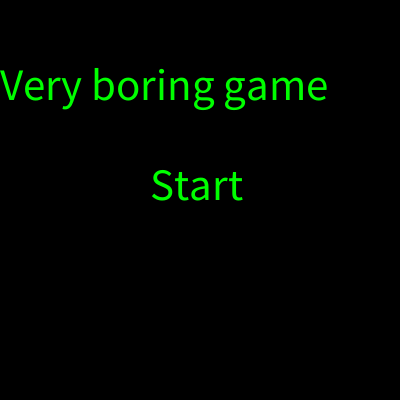
Frame 1 (no input)
Frame 60 (the mouse pressed at the canvas centre just before this capture): identical to frame 1, image omitted
Frame 120 (the mouse held since frame 60 and released just before this capture): identical to frame 1, image omitted

The Processing sketch that drew this single still picture (run headless with seeded random() and noise(); from frame 60 on, the mouse is pressed at the canvas centre):

// Processing sketch: breakout_final
// ── breakout_final.pde
//im useing this matrix to see if any of the bricks have been hit 
boolean[][] sqs={{true,true,true,true,true,true,true,true,true,true},
{true,true,true,true,true,true,true,true,true,true},
{true,true,true,true,true,true,true,true,true,true},
{true,true,true,true,true,true,true,true,true,true},
{true,true,true,true,true,true,true,true,true,true},
{true,true,true,true,true,true,true,true,true,true},
{true,true,true,true,true,true,true,true,true,true},
{true,true,true,true,true,true,true,true,true,true},
{true,true,true,true,true,true,true,true,true,true},
{true,true,true,true,true,true,true,true,true,true}};
//this is all the varibles i use
int w=0;
int g =0;
float ypos=250;
float xpos=200;
float cwid=15;
float speedx=2;
float speedy=1;
float chight=15;
int score=0;
boolean start=false;
void setup(){
  //im useing smooth and nostroke just so it looks a bit nicer 
 size (400,400);
  smooth();
mouseX=155;
  noStroke();

}

void draw(){
  //these if statments will make it so the bricks are only drawn if they have not been hit
   background(0);
   if(start==false){
   fill(0, 255, 0);
   textSize(45);
   text("Very boring game",0,100);
   text("Start",150,200);
   }
   if(start==true){
    
   if(sqs[0][0]==true){
  rect(0,0,40,20);
}  if(sqs[0][1]==true){
  rect(40,0,40,20);
  }
  if(sqs[0][2]==true){
    rect(80,0,40,20);
  }
   if(sqs[0][3]==true){
    rect(120,0,40,20);
  }
   if(sqs[0][4]==true){
    rect(160,0,40,20);
  }
   if(sqs[0][5]==true){
    rect(200,0,40,20);
  }
   if(sqs[0][6]==true){
    rect(240,0,40,20);
  }
   if(sqs[0][7]==true){
    rect(280,0,40,20);
  }
   if(sqs[0][8]==true){
    rect(320,0,40,20);
  }
  if(sqs[0][9]==true){
    rect(360,0,40,20);
  }
    if(sqs[1][0]==true){
  rect(0,0,40,40);
}  if(sqs[1][1]==true){
  rect(40,0,40,40);
  }
  if(sqs[1][2]==true){
    rect(80,0,40,40);
  }
   if(sqs[1][3]==true){
    rect(120,0,40,40);
  }
   if(sqs[1][4]==true){
    rect(160,0,40,40);
  }
   if(sqs[1][5]==true){
    rect(200,0,40,40);
  }
   if(sqs[1][6]==true){
    rect(240,0,40,40);
  }
   if(sqs[1][7]==true){
    rect(280,0,40,40);
  }
   if(sqs[1][8]==true){
    rect(320,0,40,40);
  }
  if(sqs[1][9]==true){
    rect(360,0,40,40);
  }
 
  //this is where i start drawing in the shapes and i added a way to lose and made a restart 
    
 rect(mouseX, 350,100, 15,20);
 textSize(20);
 text(score,0,400);
  ellipse(xpos, ypos, cwid, chight);
   xpos += speedx;
  ypos += speedy;
  if(ypos>400){
    background(0);
    fill(255,255,255);
    textSize(45);
    text("You lost",10,50);
    text("Restart? Press Up",0,200);
     text("^ our click here",0,300);
  }
  /*this is how im doing all the colishion if the ball hits anywhere inbetween to points it will bounce off and set
  set the matrix location to false so that area no longer has colishion*/
  if (xpos < 0 || xpos > width) {
    speedx *= -1;
  }

  if (ypos < 0 ) {
    speedy *= -1;
  }
 
  if(xpos>mouseX&&xpos<mouseX+100&&ypos>=350&&ypos<360){
    speedy*=-1;
  }
   if(xpos>0&&xpos<39&&ypos<27&&sqs[0][0]==true){
   score=score+100;
    speedy*=-1;
    sqs[0][0]=false;
  }
   if(xpos>40&&xpos<79&&ypos<27&&sqs[0][1]==true){
    speedy*=-1;
    sqs[0][1]=false;
    score=score+100;
  }
  if(xpos>80&&xpos<119&&ypos<27&&sqs[0][2]==true){
    speedy*=-1;
    br(0,2);
    score=score+100;
  }
  if(xpos>120&&xpos<159&&ypos<27&&sqs[0][3]==true){
    speedy*=-1;
    br(0,3);
    score=score+100;
  }
  if(xpos>160&&xpos<199&&ypos<27&&sqs[0][4]==true){
    speedy*=-1;
    br(0,4);
    score=score+100;
  }
  if(xpos>200&&xpos<239&&ypos<27&&sqs[0][5]==true){
    speedy*=-1;
    br(0,5);
    score=score+100;
  }
  if(xpos>240&&xpos<279&&ypos<27&&sqs[0][6]==true){
    speedy*=-1;
    br(0,6);
    score=score+100;
  }
  if(xpos>280&&xpos<319&&ypos<27&&sqs[0][7]==true){
    speedy*=-1;
    br(0,7);
    score=score+100;
  }
  if(xpos>320&&xpos<359&&ypos<27&&sqs[0][8]==true){
    speedy*=-1;
    br(0,8);
    score=score+100;
  }
  if(xpos>360&&xpos<400&&ypos<27&&sqs[0][9]==true){
    speedy*=-1;
    br(0,9);
    score=score+100;
  }
     if(xpos>0&&xpos<39&&ypos<47&&sqs[1][0]==true){
   score=score+100;
    speedy*=-1;
    sqs[1][0]=false;
  }
   if(xpos>40&&xpos<79&&ypos<47&&sqs[1][1]==true){
    speedy*=-1;
    sqs[1][1]=false;
    score=score+100;
  }
  if(xpos>80&&xpos<119&&ypos<47&&sqs[1][2]==true){
    speedy*=-1;
    br(1,2);
    score=score+100;
  }
  if(xpos>120&&xpos<159&&ypos<47&&sqs[1][3]==true){
    speedy*=-1;
    br(1,3);
    score=score+100;
  }
  if(xpos>160&&xpos<199&&ypos<47&&sqs[1][4]==true){
    speedy*=-1;
    br(1,4);
    score=score+100;
  }
  if(xpos>200&&xpos<239&&ypos<47&&sqs[1][5]==true){
    speedy*=-1;
    br(1,5);
    score=score+100;
  }
  if(xpos>240&&xpos<279&&ypos<47&&sqs[1][6]==true){
    speedy*=-1;
    br(1,6);
    score=score+100;
  }
  if(xpos>280&&xpos<319&&ypos<47&&sqs[1][7]==true){
    speedy*=-1;
    br(1,7);
    score=score+100;
  }
  if(xpos>320&&xpos<359&&ypos<47&&sqs[1][8]==true){
    speedy*=-1;
    br(1,8);
    score=score+100;
  }
  if(xpos>360&&xpos<400&&ypos<47&&sqs[1][9]==true){
    speedy*=-1;
    br(1,9);
    score=score+100;
  }
  }
}
  //i made this just to make things go faster 
void br(int n1,int n2){
  sqs[n1][n2]=false;
}
//so this is how im doing a restart if someone clickes the button it will set the matrix back to default and it will redraw everthing 
void mouseClicked(){
  //print is not staying its just nice for making things 
  println("y"+mouseY+" X"+mouseX);
  if(mouseX>=0&&mouseY>=164&&mouseX<160&&mouseY<202&&ypos>400){
    redraw();
while(w<10){
  sqs[w][g]=true;
  g=g+1;
  if(g==10){
    g=0;
    w=w+1;
  }
}
  score=0;
    ypos=200;
    xpos=200;
    g=0;
    w=0;
  }
  if(mouseX>=140&&mouseY>=160&&mouseX<258&&mouseY<203&&start==false){
    start=true;
    redraw();
  }
}
void keyPressed(){
  if(keyCode==LEFT&&mouseX>0){
    mouseX=mouseX-8;
  }
  if(keyCode==RIGHT&&mouseX<300){
    mouseX=mouseX+8;
  }
  if(keyCode==UP&&ypos>400){
      redraw();
while(w<10){
  sqs[w][g]=true;
  g=g+1;
  if(g==10){
    g=0;
    w=w+1;
  }
    
}
score=0;
 ypos=200;
    xpos=200;
    g=0;
    w=0;  }
}
